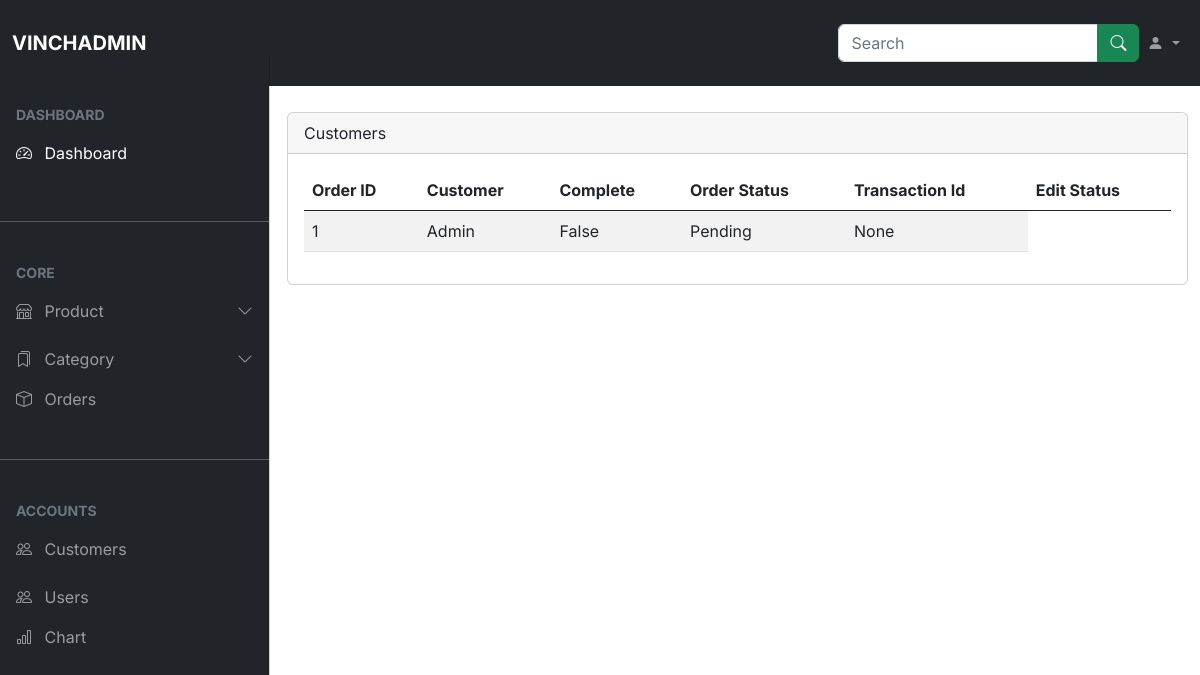
The page /product_orders/ (signed in) on the database as committed earlier.
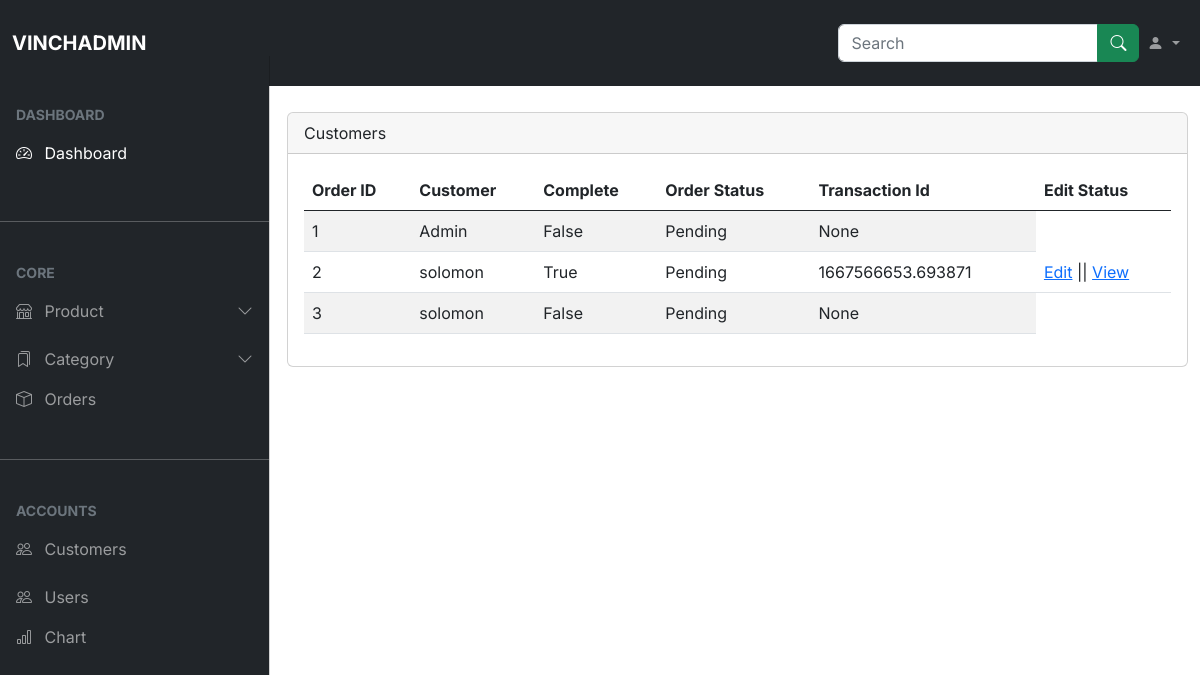
The same page on the database as committed later.
### store/models.py (models this page shows, shortened)
class Order(models.Model):
    STATUS = (
        ('Pending', 'Pending'),
        ('On the way', 'On the way'),
        ('Delivered', 'Delivered')
    )
    customer = models.ForeignKey(Customer, on_delete=models.SET_NULL, null=True, blank=True)
    date_ordered = models.DateTimeField(auto_now_add = True)
    complete = models.BooleanField(default=False, null=True, blank=False)
    order_status = models.CharField(max_length=50, choices=STATUS, default=STATUS[0][0], null=True)
    transaction_id = models.CharField(max_length=200, null=True)

class Customer(models.Model):
    user = models.OneToOneField(NewUser, on_delete=models.CASCADE)
    name = models.CharField(max_length=200, null=True)
    email = models.CharField(max_length=200, null=True)
    def __str__(self):
        return str(self.user)

### account/models.py (models this page shows)
class NewUser(AbstractBaseUser, PermissionsMixin):
    STATUS = (
        ('M', 'M'),
        ('F', 'F'),
    )
    email = models.EmailField(_("Email Adress"), unique=True)
    first_name = models.CharField(max_length=150)
    last_name = models.CharField(max_length=150)
    middle_name = models.CharField(max_length=150)
    gender = models.CharField(max_length=10, choices=STATUS, null=True)
    phone_number = models.CharField(max_length=17, blank=True, null=True)
    joined_date = models.DateTimeField(default=timezone.now)
    is_staff = models.BooleanField(default = False)
    is_active = models.BooleanField(default=False)
    objects = CustomAccountManager()
    USERNAME_FIELD = "email"
    REQUIRED_FIELDS = ['first_name', 'last_name', 'middle_name', 'gender', 'phone_number']
    def __str__(self):
        return self.last_name

### vinchadmin/views.py (the view)
# urls.py: path("orders/", views.my_orders, name="my_order"),
def orders(request):
    if request.user.is_authenticated:
        o = Order.objects.all()
        order = Paginator(o, 10)
        page_num = request.GET.get('page', 1)
        try:
            order = order.page(page_num)
        except EmptyPage:
            order = order.page(1)
    else:
        return redirect('authentication')
    return render(request, 'admindashboard/all_orders.html', {'order': order})

### account/context_processors.py (called while the page is built)
def users(request):
    if request.user.is_authenticated:
        username = NewUser.objects.get(last_name=request.user)
        last_name = username.last_name
    else:
        last_name = "Account"
        pass
    return {'last_name': last_name}

### store/context_processors.py (called while the page is built, shortened)
def total_cart_items(request):
    if request.user.is_authenticated:
        customer = request.user.customer
        order, created = Order.objects.get_or_create(customer=customer, complete=False)
        items = order.orderitem_set.all()
        if order:
            orderitems = OrderItem.objects.filter(order=order)
            qty = sum([item.quantity for item in orderitems])
            cart_total = sum([item.get_total for item in orderitems])
        else:
            qty = 0
            cart_total = 0
    return {'qty': qty, 'cart_total': cart_total, 'items': items}

### templates/admindashboard/all_orders.html (shortened to what this page needs)
{% extends 'admindashboard/home.html' %}
{% load static %}
{% block content %}
<div class="container-fluid my-5">
    <div class="row">
        <div class="col-md-12">
            <div class="card">
                <div class="card-header">
                    Customers
                </div>
                <div class="card-body">
                    <div class="table-responsive">
                        <table class="table table-striped">
                            <thead>
                                <tr><th>Order ID</th>
                                    <th>Customer</th>
                                    <th>Complete</th>
                                    <th>Order Status</th>
                                    <th>Transaction Id</th>
                                    <th>Edit Status</th>
                                </tr>
                            </thead>
                            <tbody>
                                {% for orders in  order%}
                                    <tr>
                                        <td>{{orders.id}}</td>
                                        <td>{{orders.customer}}</td>
                                        <td>{{orders.complete}}</td>
                                        <td>{{orders.order_status}}</td>
                                        <td>{{orders.transaction_id}}</td>
                                        {% if orders.complete == True %}
                                            <td><a href="">Edit</a> || <a href="">View</a> </td>
                                        {% endif %}
                                    </tr>
                                {% endfor %}
                            </tbody>
                        </table>
                    </div>
                </div>
            </div>
        </div>
    </div>
</div>
{% endblock content%}

Rows that differ between the two databases and show on the page:
added Order: id "2", customer "solomon", complete "True", order_status "Pending", transaction_id "1667566653.693871", shows "Edit"
added Order: id "3", customer "solomon", complete "False", order_status "Pending", transaction_id "None"
